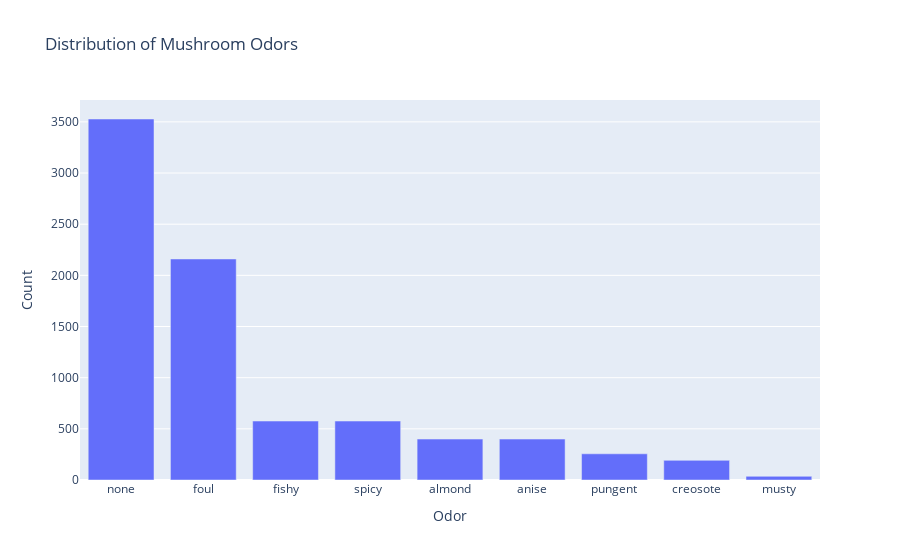

The code cell stored with this chart in its notebook:
### Markdown cell above
### 4. Common Odors Among Mushrooms

### Code cell
odor_counts = df['odor'].value_counts()
odor_counts.index = odor_counts.index.map({'n': 'none', 'f': 'foul', 's': 'spicy', 'y': 'fishy', 'l': 'anise', 'a': 'almond', 'p': 'pungent', 'c': 'creosote', 'm': 'musty'})
fig = px.bar(x=odor_counts.index, y=odor_counts.values, labels={'x': 'Odor', 'y': 'Count'}, title='Distribution of Mushroom Odors')
fig.show()

### Figure 1 — Plotly figure (JSON) as saved in the notebook; plotly's stock layout.template omitted (floating-point values rounded to 4 significant figures)
{"data": [{"alignmentgroup": "True", "hovertemplate": "Odor=%{x}<br>Count=%{y}<extra></extra>", "legendgroup": "", "marker": {"color": "#636efa", "pattern": {"shape": ""}}, "name": "", "offsetgroup": "", "orientation": "v", "showlegend": false, "textposition": "auto", "type": "bar", "x": ["none", "foul", "fishy", "spicy", "almond", "anise", "pungent", "creosote", "musty"], "xaxis": "x", "y": [3528, 2160, 576, 576, 400, 400, 256, 192, 36], "yaxis": "y"}], "layout": {"barmode": "relative", "legend": {"tracegroupgap": 0}, "title": {"text": "Distribution of Mushroom Odors"}, "xaxis": {"anchor": "y", "domain": [0, 1], "title": {"text": "Odor"}}, "yaxis": {"anchor": "x", "domain": [0, 1], "title": {"text": "Count"}}}}
